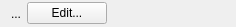
<?xml version="1.0" encoding="UTF-8"?>
<ui version="4.0">
 <class>QFontEditWidget</class>
 <widget class="QWidget" name="QFontEditWidget">
  <property name="geometry">
   <rect>
    <x>0</x>
    <y>0</y>
    <width>236</width>
    <height>27</height>
   </rect>
  </property>
  <property name="windowTitle">
   <string>Form</string>
  </property>
  <layout class="QHBoxLayout" name="horizontalLayout">
   <property name="topMargin">
    <number>2</number>
   </property>
   <property name="bottomMargin">
    <number>2</number>
   </property>
   <item>
    <widget class="QFontDisplayLabel" name="displayLabel">
     <property name="text">
      <string>...</string>
     </property>
    </widget>
   </item>
   <item>
    <widget class="QPushButton" name="editButton">
     <property name="text">
      <string>Edit...</string>
     </property>
    </widget>
   </item>
   <item>
    <spacer name="horizontalSpacer">
     <property name="orientation">
      <enum>Qt::Horizontal</enum>
     </property>
     <property name="sizeHint" stdset="0">
      <size>
       <width>122</width>
       <height>20</height>
      </size>
     </property>
    </spacer>
   </item>
  </layout>
 </widget>
 <customwidgets>
  <customwidget>
   <class>QFontDisplayLabel</class>
   <extends>QLabel</extends>
   <header>qfontdisplaylabel.h</header>
  </customwidget>
 </customwidgets>
 <resources/>
 <connections/>
</ui>
